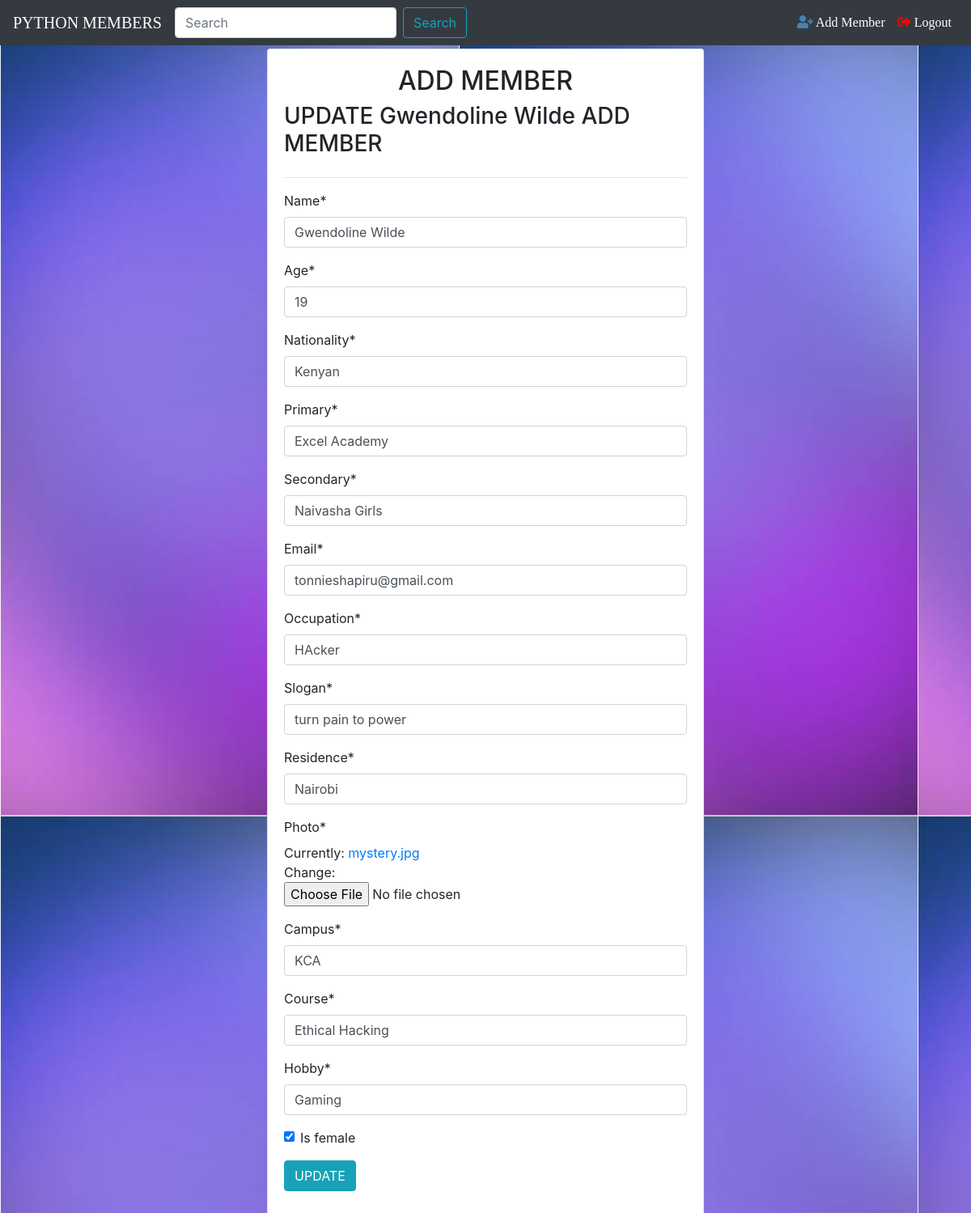
/1/update, run on an earlier commit of the app's database.
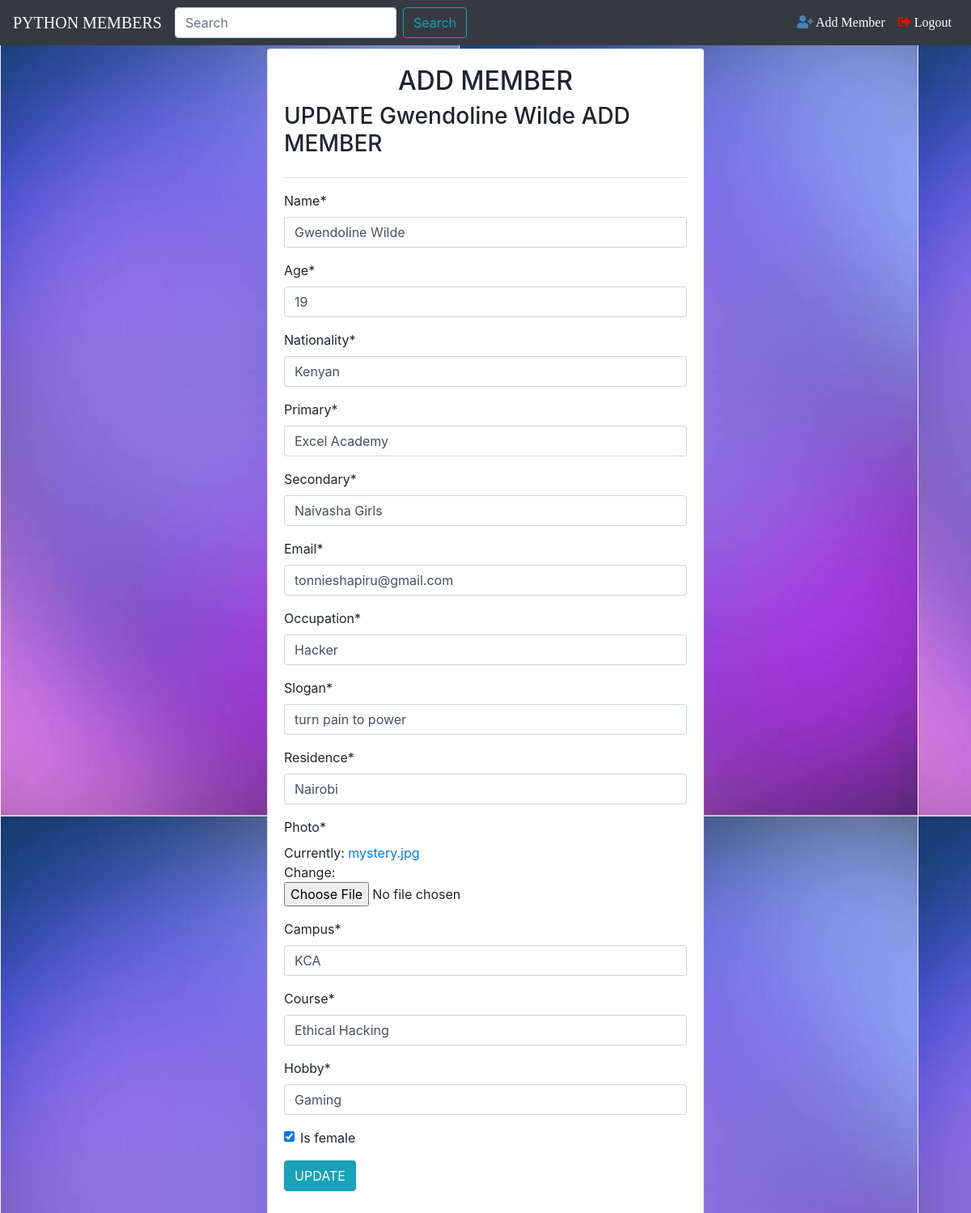
And on a later commit of the database.
### Shapiru/models.py (models this page shows, shortened)
class Member(models.Model):
    name=models.CharField(max_length=40)
    age=models.CharField(max_length=40)
    nationality=models.CharField(max_length=40)
    primary=models.CharField(max_length=40)
    secondary=models.CharField(max_length=40)
    email=models.EmailField(max_length=40)
    occupation=models.CharField(max_length=40)
    slogan=models.CharField(max_length=50)
    residence=models.CharField(max_length=40)
    photo=models.ImageField()
    campus=models.CharField(max_length=40)
    course=models.CharField(max_length=40)
    hobby=models.CharField(max_length=40)
    is_female=models.BooleanField(default=True)

### Shapiru/views.py (the view)
# urls.py: path('<int:pk>/update', views.MemberUpdateView.as_view(), name='update-member'),
class MemberUpdateView(UpdateView):
    model = Member
    fields = '__all__'

### Shapiru/templates/Shapiru/member_form.html (shortened to what this page needs)
{% extends 'Shapiru/base.html' %}
{% block content %}
{% load crispy_forms_tags %}
    <div class="row">
        <div class="col-sm-3"></div>
        <div class="col-sm-6">
            <div class="card card-body my-1">
                 <h2 class="text-center">ADD MEMBER</h2>
            <h3 class="text-capitalize">{% if object %} UPDATE {{object.name}} ADD MEMBER {% endif%}</h3>
            <hr>
            <form method="post" enctype="multipart/form-data">
                {{form|crispy}}
                <div class="form-group">
                    <button type="submit" class="btn btn-info">{% if object %}UPDATE {% else %}Submit {% endif %}</button>
                </div>
            </form>
        </div>
    </div>
        <div class="col-sm-3"></div>
</div>
{% endblock %}

### Shapiru/templates/Shapiru/base.html (shortened to what this page needs)
<html lang="en">
<head>
<link rel="stylesheet" href="https://stackpath.bootstrapcdn.com/bootstrap/4.3.1/css/bootstrap.min.css">
<link rel="stylesheet" href="https://use.fontawesome.com/releases/v5.8.1/css/all.css">
{% load static %}
<link rel="stylesheet" href="{%static 'Shapiru/css/style.css' %}" type="text/css">
</head>
<body>
<nav class="navbar navbar-expand-lg navbar-dark bg-dark">
  <a class="navbar-brand" href="{% url 'Shapiru:index' %}" style="font-family: 'Acme', cursive;">PYTHON MEMBERS</a>
  <div class="collapse navbar-collapse" id="navbarTogglerDemo03">
    <ul class="navbar-nav mr-auto mt-2 mt-lg-0">
    <li class="nav-item">
    <form class="form-inline my-2 my-lg-0">
      <input class="form-control mr-sm-2" type="search" placeholder="Search" aria-label="Search" name="q" value="{{ request.GET.q }}">
      <button class="btn btn-outline-info my-2 my-sm-0" type="submit">Search</button>
    </form>
        </li>
    </ul>
    <ul class="navbar-nav">
        <li class="nav-item active">
      <a class="nav-link" href="{% url 'Shapiru:add-member'  %}" style="font-family: 'Orbirton', cursive;"><i class="fas fa-user-plus" style="color: steelblue;"></i> Add Member<span class="sr-only">(current)</span></a>
      </li>
      <li class="nav-item active">
      <a class="nav-link" href="" style="font-family: 'Orbirton', cursive;"><i class="fas fa-sign-out-alt" style="color: red;"></i> Logout<span class="sr-only">(current)</span></a>
      </li>
    </ul>
  </div>
</nav>
<div class="container">
    {% block content %}
    {% endblock %}
</div>
</body>

### Shapiru/static/Shapiru/css/style.css (style rules this page uses)
body { background:url("../images/bacg.png"); }

What changed in the data, as far as the page shows it:
changed Member "Gwendoline Wilde": occupation "HAcker" → "Hacker"
